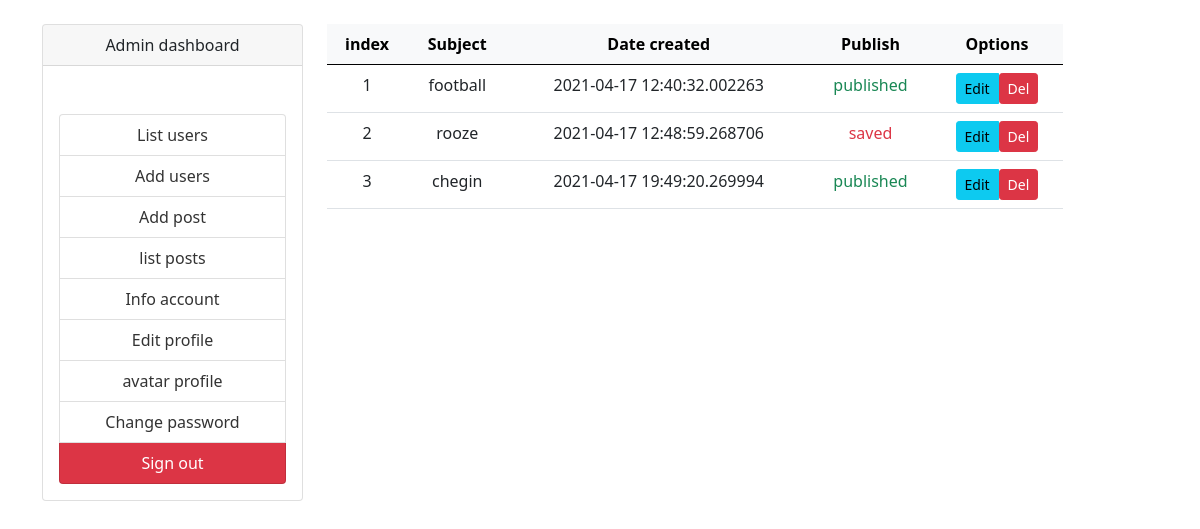
/Admin/list_post, run on an earlier commit of the app's database.
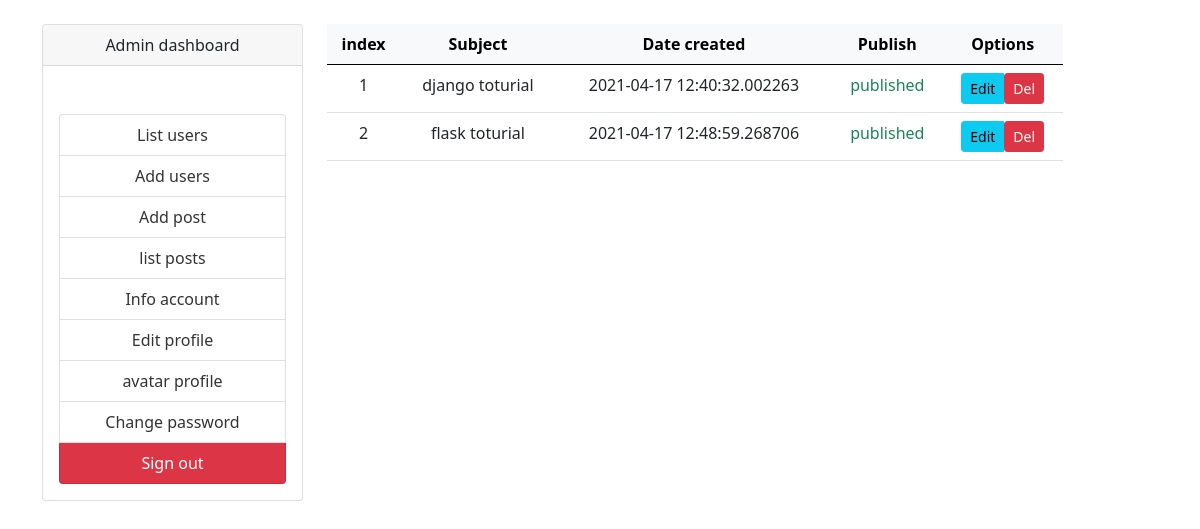
And on a later commit of the database.
### models/article.py (models this page shows)
class Articles(db.Model):
    id=Column(Integer,primary_key=True)
    subject=Column(String(150))
    content=Column(Text)
    thumb=Column(String(100) , default='')
    publish=Column(Boolean ,default=False)
    created_at=Column(DateTime(),default=datetime.utcnow())
    __table_args__ = {'extend_existing': True}

### firstproject.py (the view)
@myapp.route('/Admin/list_post',methods=['get', 'post'])
def admin_list_posts():
    get_all_articles = article.Articles.query.all()
    return render_template('/Admin/list_posts.html', articles=get_all_articles)

### templates/Admin/list_posts.html (shortened to what this page needs)
<!DOCTYPE html>
<html lang="en">
<head>
    <link rel="stylesheet" href="{{ url_for('static',filename="css/app.css") }}"
</head>
<body>
<link href="https://cdn.jsdelivr.net/npm/bootstrap@5.0.0-beta3/dist/css/bootstrap.min.css" rel="stylesheet">
<div class="container text-center">
    <div class="row mt-4">
        {% include'./Admin/menu.html' %}
        <div class="col-8 justify-content-center">
            <table class="table">
                <thead class="table-light">
                <tr>
                    <th>index</th>
                    <th>Subject</th>
                    <th>Date created</th>
                    <th>Publish</th>
                    <th>Options</th>
                </tr>
                </thead>
                <tbody>
                {% for article in articles %}
                    <tr>
                        <td>{{ loop.index }}</td>
                        <td>{{ article.subject }}</td>
                        <td>{{ article.created_at }}</td>
                        <td>
                            {% if article.publish %}
                                <span class="text-success">published</span>
                            {% else %}
                                <span class="text-danger">saved</span>
                            {% endif %}
                        </td>
                        <th>
                            <div class="btn-group" role="group">
                                <a href="{{ url_for('admin_edit_posts') }}?id={{ article.id }}" class="btn btn-info btn-sm"> Edit</a>
                                <form action="{{ url_for("admin_delete_posts") }}?id={{ article.id }}" method="post">
                                    <button type="submit" class="btn btn-danger btn-sm"> Del</button>
                                </form>
                            </div>
                        </th>
                    </tr>
                {% endfor %}
                </tbody>
            </table>
        </div>
    </div>
</div>
</body>
</html>

### templates/Admin/menu.html (shortened to what this page needs)
<div class="col-3">
    <div class="card">
        <div class="card-header"> Admin dashboard </div>
        <div class="card-body text-center">
            <ul class="list-group">
                 <li class="list-group-item"><a class="link" href="{{ url_for('admin_list_users') }}"> List users</a></li>
                 <li class="list-group-item"><a class="link" href="{{ url_for('admin_add_users') }}">Add users </a></li>
                 <li class="list-group-item"><a class="link" href="{{ url_for('admin_add_post') }}">Add post </a></li>
                 <li class="list-group-item"><a class="link" href="{{ url_for('admin_list_posts') }}">list posts </a></li>
                <li class="list-group-item"><a class="link" href="{{url_for('admin_info')}}">Info account </a></li>
                <li class="list-group-item"><a class="link" href="{{ url_for('admin_edit') }}">Edit profile </a></li>
                <li class="list-group-item"><a class="link" href="{{ url_for('admin_avatar') }}">avatar profile </a></li>
                <li class="list-group-item"><a class="link" href="{{ url_for('admin_password') }}"> Change password</a></li>
                <li class="list-group-item bg-danger"><a class="link text-white" href="{{ url_for('Signout') }}"> Sign out</a></li>
            </ul>
        </div>
    </div>
</div>

### static/css/app.css (style rules this page uses)
.link { text-decoration: none; color: #333; }

What changed in the data, as far as the page shows it:
removed Articles: subject "chegin", created_at "2021-04-17 19:49:20.269994", publish "published"
changed Articles: subject "football" → "django toturial"
changed Articles: subject "rooze" → "flask toturial"; publish "saved" → "published"
